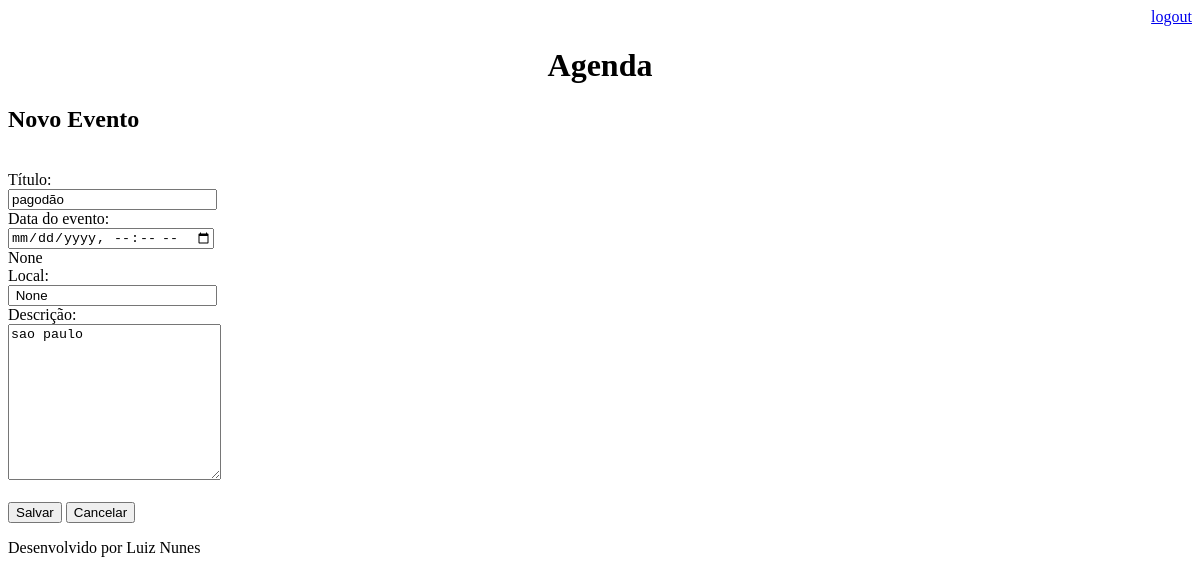
Before: /agenda/evento/?id=9 (signed in) with the older database file.
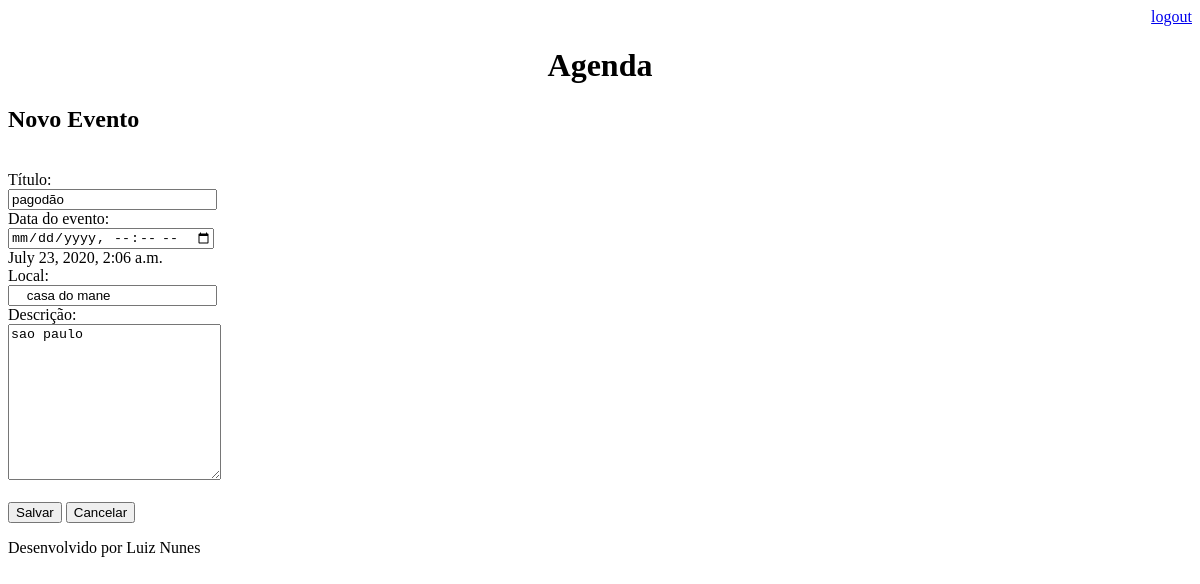
After: the same page with the newer database file.
### core/models.py (models this page shows, shortened)
class Evento(models.Model):
    titulo = models.CharField(max_length=200)
    descricao = models.TextField(blank=True, null=True)
    local = models.TextField(blank=True, null=True, max_length=50)
    data_evento = models.DateTimeField(verbose_name='Data do Evento', null=True)
    data_criacao = models.DateField(auto_now=True, null=True)
    usuario = models.ForeignKey(User, on_delete=models.CASCADE)
    class Meta:
        db_table = 'evento'

### core/views.py (the view)
# urls.py: path('agenda/evento/', views.evento),
@login_required(login_url='/login/')
def evento(request):
    id_evento = request.GET.get('id')
    dados = {}
    if id_evento:
        dados['evento'] = Evento.objects.get(id=id_evento)
    return render(request, 'evento.html', dados)

### template/evento.html (shortened to what this page needs)
{% extends "model_page.html" %}
{%block content%}
<form action="submit" method="POST">{%csrf_token%}
    <div align="left">
            <h2>Novo Evento</h2>
            <br>
            <label>Título:</label>
            <br>
            <input type="tex" name="titulo" size="23" value="{{ evento.titulo }}">
            <br>
            <label>Data do evento:</label>
            <br>
            <input type="datetime-local" name="data_evento" value="{{ evento.data_evento }}">
            <br>
            <label> {{ evento.data_evento }} </label>
            <br>
            <label>Local:</label>
            <br>
            <input type="text" name="local" size="23" value=" {{ evento.local }}">
            <br>
            <label>Descrição:</label>
            <br>
            <textarea name="descricao" cols="24" rows="10">{{ evento.descricao }}</textarea>
            <br>
            <br>
            <button type="submit">Salvar</button>
            <a href="/"><button type="button">Cancelar</button></a>
    </div>
</form>
{% endblock %}

Changed rows visible on the page:
changed Evento "pagodão": data_evento "None" → "July 23, 2020, 2:06 a.m."; local "None" → "casa do mane"
